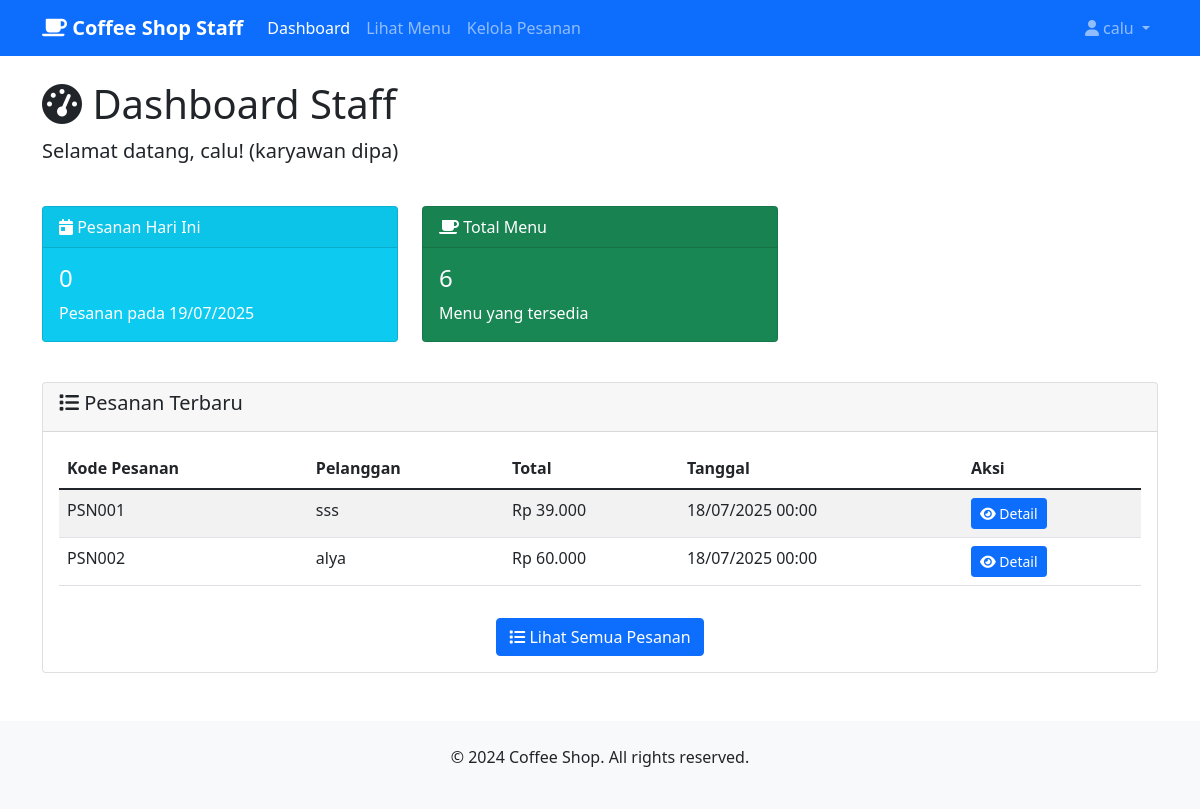
Screenshot of /karyawan/dashboard.php (signed in) with the database file from the repository.
### tables this page shows
CREATE TABLE `pesanan` (
  `kode_pesanan` varchar(225) NOT NULL,
  `nama_pelanggan` varchar(100) NOT NULL,
  `kode_menu` varchar(255) NOT NULL,
  `total_harga` decimal(10,2) NOT NULL,
  `tgl_pesanan` datetime NOT NULL,
  `jumlah` int NOT NULL,
  `status_pesanan` varchar(50) DEFAULT NULL
);

### classes/Menu.php (called while the page is built)
<?php
class Menu {
    private $conn;
    public function __construct($db) {
        $this->conn = $db;
    }
    public function read() {
        $query = "SELECT * FROM menu ORDER BY created_at DESC";
        $stmt = $this->conn->prepare($query);
        $stmt->execute();
        return $stmt;
    }
}
?>

### karyawan/dashboard.php (the view, shortened to what this page needs)
<?php
require_once __DIR__ . '/../classes/Menu.php';
$database = new Database();
$db = $database->getConnection();
$menu = new Menu($db);
$today = date('Y-m-d');
$stmt = $db->prepare("SELECT COUNT(*) as total FROM pesanan WHERE DATE(tgl_pesanan) = ?");
$stmt->execute([$today]);
$orders_today = $stmt->fetch(PDO::FETCH_ASSOC)['total'];
$stmt = $menu->read();
$total_menu = $stmt->rowCount();
$recent_stmt = $db->prepare("SELECT * FROM pesanan ORDER BY tgl_pesanan DESC LIMIT 5");
$recent_stmt->execute();
$recent_orders = $recent_stmt->fetchAll(PDO::FETCH_ASSOC);
?>
<!DOCTYPE html>
<html lang="id">
<head>
    <link href="https://cdn.jsdelivr.net/npm/bootstrap@5.1.3/dist/css/bootstrap.min.css" rel="stylesheet">
    <link href="https://cdnjs.cloudflare.com/ajax/libs/font-awesome/6.0.0/css/all.min.css" rel="stylesheet">
</head>
<body>
    <nav class="navbar navbar-expand-lg navbar-dark bg-primary">
        <div class="container">
            <a class="navbar-brand" href="dashboard.php">
                <i class="fas fa-coffee"></i> Coffee Shop Staff
            </a>
            <div class="collapse navbar-collapse" id="navbarNav">
                <ul class="navbar-nav me-auto">
                    <li class="nav-item">
                        <a class="nav-link active" href="dashboard.php">Dashboard</a>
                    </li>
                    <li class="nav-item">
                        <a class="nav-link" href="view_menu.php">Lihat Menu</a>
                    </li>
                    <li class="nav-item">
                        <a class="nav-link" href="pesan_minuman.php">Kelola Pesanan</a>
                    </li>
                </ul>
                <ul class="navbar-nav">
                    <li class="nav-item dropdown">
                        <a class="nav-link dropdown-toggle" href="#" id="navbarDropdown" role="button" data-bs-toggle="dropdown">
                            <i class="fas fa-user"></i> <?php echo $_SESSION['staff_nama']; ?>
                        </a>
                    </li>
                </ul>
            </div>
        </div>
    </nav>
    <div class="container mt-4">
        <div class="row">
            <div class="col-md-12">
                <h1><i class="fas fa-tachometer-alt"></i> Dashboard Staff</h1>
                <p class="lead">Selamat datang, <?php echo $_SESSION['staff_nama']; ?>! (<?php echo $_SESSION['staff_jabatan']; ?>)</p>
            </div>
        </div>
        <div class="row mt-4">
            <div class="col-md-4">
                <div class="card text-white bg-info mb-3 card-stats">
                    <div class="card-header">
                        <i class="fas fa-calendar-day"></i> Pesanan Hari Ini
                    </div>
                    <div class="card-body">
                        <h4 class="card-title"><?php echo $orders_today; ?></h4>
                        <p class="card-text">Pesanan pada <?php echo date('d/m/Y'); ?></p>
                    </div>
                </div>
            </div>
            <div class="col-md-4">
                <div class="card text-white bg-success mb-3 card-stats">
                    <div class="card-header">
                        <i class="fas fa-coffee"></i> Total Menu
                    </div>
                    <div class="card-body">
                        <h4 class="card-title"><?php echo $total_menu; ?></h4>
                        <p class="card-text">Menu yang tersedia</p>
                    </div>
                </div>
            </div>
        </div>
        <div class="row mt-4">
            <div class="col-md-12">
                <div class="card">
                    <div class="card-header">
                        <h5><i class="fas fa-list"></i> Pesanan Terbaru</h5>
                    </div>
                    <div class="card-body">
                        <?php if(empty($recent_orders)): ?>
                            <div class="alert alert-info">
                                <i class="fas fa-info-circle"></i> Belum ada pesanan hari ini.
                            </div>
                        <?php else: ?>
                            <div class="table-responsive">
                                <table class="table table-striped">
                                    <thead>
                                        <tr>
                                            <th>Kode Pesanan</th>
                                            <th>Pelanggan</th>
                                            <th>Total</th>
                                            <th>Tanggal</th>
                                            <th>Aksi</th>
                                        </tr>
                                    </thead>
                                    <tbody>
                                        <?php foreach($recent_orders as $row): ?>
                                        <tr>
                                            <td><?php echo htmlspecialchars($row['kode_pesanan']); ?></td>
                                            <td><?php echo htmlspecialchars($row['nama_pelanggan']); ?></td>
                                            <td>Rp <?php echo number_format($row['total_harga'], 0, ',', '.'); ?></td>
                                            <td><?php echo date('d/m/Y H:i', strtotime($row['tgl_pesanan'])); ?></td>
                                            <td>
                                                <a href="detail_pesanan.php?kode_pesanan=<?= urlencode($row['kode_pesanan']); ?>" class="btn btn-sm btn-primary">
                                                    <i class="fas fa-eye"></i> Detail
                                                </a>
                                            </td>
                                        </tr>
                                        <?php endforeach; ?>
                                    </tbody>
                                </table>
                            </div>
                        <?php endif; ?>
                        <div class="text-center mt-3">
                            <a href="handle_orders.php" class="btn btn-primary">
                                <i class="fas fa-list"></i> Lihat Semua Pesanan
                            </a>
                        </div>
                    </div>
                </div>
            </div>
        </div>
    </div>
    <footer class="mt-5 py-4 bg-light">
        <div class="container">
            <div class="row">
                <div class="col-md-12 text-center">
                    <p>&copy; 2024 Coffee Shop. All rights reserved.</p>
                </div>
            </div>
        </div>
    </footer>
</body>
</html>

### karyawan/dashboard.php (style rules this page uses)
.card-stats { transition: transform 0.3s ease; }
.navbar-brand { font-weight: bold; }

### rows the page displays
pesanan: kode_pesanan "PSN001", nama_pelanggan "sss", total_harga "39.000", tgl_pesanan "18/07/2025 00:00"
pesanan: kode_pesanan "PSN002", nama_pelanggan "alya", total_harga "60.000", tgl_pesanan "18/07/2025 00:00"

### other values shown
$_SESSION['staff_nama'] "calu"
$_SESSION['staff_jabatan'] "karyawan dipa"
$orders_today "0"
$total_menu "6"
